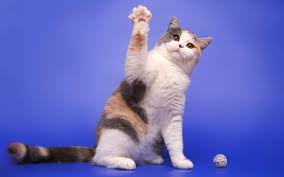
#> input picture background/image/00.jpg, 284 x 177 px; its folder holds only this picture in this run
$ python main4.py
#> lines starting #> are read from the running program, lines starting #| are printed output that depends on the picture; after the words box and inside, x2 and y2 are one past the last pixel; in counts of white or black regions, pixels touching at a corner belong together
import os
import cv2
import numpy as np
import cv2
from matplotlib import pyplot as plt

from PIL import Image


def open_picture(image, mode):
    """We open picture"""
#> called with image = 'image/00.jpg', mode = 1
    if mode == 1:
        img = cv2.imread(image)
#> img is the input picture: shape (177, 284, 3); mean B, G, R 191.9, 108.5, 105.1
    if mode == 0:
        img = cv2.imread(image, 0)
    return img


def show_picture(name, image, mode, destroy):
    """Show picture"""

    cv2.imshow(name, image)
    cv2.waitKey(mode)
    if mode == 1:
        time.sleep(1)
        cv2.destroyAllWindows()
    if destroy == "y":
        cv2.destroyAllWindows()

def blanck_picture(img):
    """ Create a black picture"""
    blank_image = np.zeros((img.shape[0],img.shape[1],3), np.uint8)
    blank_image[0:, 0:] = 0, 0, 0
    return blank_image


# [55 lines left out: functions meanning, make_mean, not called in this run]


def to_up(number):

    #the rest of division
    many = number % 50

    if many < 50:
        number = number - many
    else:
        to_ten = 50 - many
        number = number + to_ten


    return number


def put_color(blanck):


    color_dico = {}

    blanck = cv2.cvtColor(blanck, cv2.COLOR_BGR2GRAY)
    for x in range(0, blanck.shape[0]):
        for y in range(0, blanck.shape[1]):
            color_dico[blanck[x, y]] = 0

    print(color_dico)


    blanck2 = blanck_picture(blanck);
    for x in range(0, blanck.shape[0]):
        for y in range(0, blanck.shape[1]):

            if blanck[x,y] >= 200:
                blanck2[x,y] = 255, 255, 255

            elif blanck[x,y] < 200 and blanck[x,y] >= 150:
                blanck2[x,y] = 255, 0, 0

            elif blanck[x,y] > 150 and blanck[x,y] >= 100:
                blanck2[x,y] = 0, 0, 255


            elif blanck[x,y] < 100 and blanck[x,y] >= 50:
                blanck2[x,y] = 0, 255, 0

            elif blanck[x,y] >= 0 and blanck[x,y] < 50:
                blanck2[x,y] = 0, 0, 0


    return blanck2


def color_value(img):


    img = cv2.cvtColor(img, cv2.COLOR_BGR2RGB)
    gray = cv2.cvtColor(img, cv2.COLOR_BGR2GRAY)
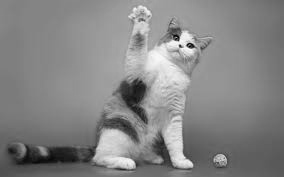
#> gray: shape (177, 284); min 2, max 249, mean 133

    liste_image = []

    copy = img.copy();blanck = blanck_picture(img);
#> after `blanck = blanck_picture(img)`: blanck: shape (177, 284, 3); every value is 0
    for x in range(0, gray.shape[0]):
        for y in range(0, gray.shape[1]):


            number = to_up(gray[x,y])
            #print(number)

            blanck[x,y] = number

            copy[x,y] = 255, 100, 100
#> this loop made 177 passes
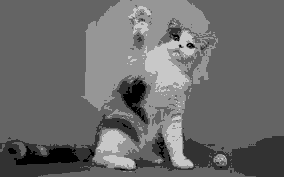
#> blanck: shape (177, 284, 3); min 0, max 200, mean 106.9
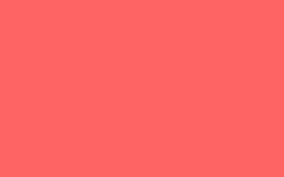
#> copy: shape (177, 284, 3); mean R, G, B 255, 100, 100
#| {100: 0, 150: 0, 200: 0, 50: 0, 0: 0}

    return blanck


# [32 lines left out: function mask, not called in this run]


def main_color_background(img):
    """
        Here we recup the main color
        by the recurrent pixel
    """

    dico = {}; max_value = 0; color = []

    #Convert picture to array
    im = Image.fromarray(img)
    #data from array recup value pixels
    for value in im.getdata():
        if value in dico.keys():
            dico[value] += 1
        else:
            dico[value] = 1

    #recup main pixel presence
        #except for green pixels (use for our contours)
    for key, value in dico.items():
        if value > max_value and key != (0, 255, 0):
            max_value = value; color = key;

    return color


def make_area(img):


    t = 0
    val = ()
    counter = 0
    activate = False

    copy = img.copy()
    size = 1


    for x in range(0, img.shape[1], size):
        for y in range(0, img.shape[0], size):

            try:
                crop = img[y-size:y+size, x-size:x+size]


                color = main_color_background(crop)
                #print(color)


                copy[y-size:y+size, x-size:x+size] = color

                #show_picture("crop", crop, 0, "")
                #show_picture("copy", copy, 1, "")
            except:
                pass
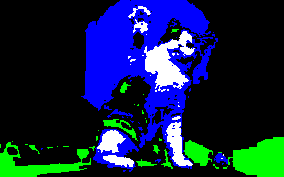
#> copy: shape (177, 284, 3); mean of channels 0, 1, 2 64.7, 33.5, 14.2; drawn as B, G, R

    return copy


def contours():
    pass

def bounding():
    pass


MM = cv2.ADAPTIVE_THRESH_MEAN_C
MG = cv2.ADAPTIVE_THRESH_GAUSSIAN_C
T = cv2.THRESH_BINARY

R = cv2.RETR_TREE
P = cv2.CHAIN_APPROX_NONE


if __name__ == "__main__":


    #faire plusieurs truck
    #1truk cuillere
    #ce truk


    path_folder_image = "image/"
    path_image = "image/{}"
    liste_image = os.listdir(path_folder_image)


    for i in range(len(liste_image)):

        img0 = open_picture(path_image.format(liste_image[i]), 1)
        show_picture("img0", img0, 0, "")

        img = color_value(img0)
        show_picture("img1", img, 0, "")

        img2 = put_color(img)
        show_picture("img2", img2, 0, "")


        img3 = make_area(img2)
        show_picture("img3", img3, 0, "")


        gray = cv2.cvtColor(img, cv2.COLOR_BGR2GRAY)
        th3 = cv2.adaptiveThreshold(gray, 255, MG, T,11,5)
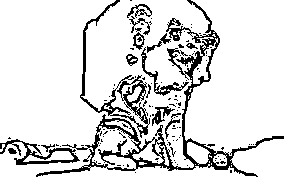
#> th3: shape (177, 284); 86.3% white; black in thin lines or dots
        contours, _ = cv2.findContours(th3, R, P)

        blanck2_test = blanck_picture(img);


        maxi = 0
        for cnt in contours:
            if cv2.contourArea(cnt) > maxi:
                maxi = cv2.contourArea(cnt)
#> this loop made 293 passes
#> cnt on passes 1 to 3: [[231, 165], [231, 166]], [[195, 164]], [[211, 163], [211, 164]]


        for cnts in contours:
            if cv2.contourArea(cnts) != maxi and cv2.contourArea(cnts) < 300:
                print(cv2.contourArea(cnts))
                #cv2.drawContours(blanck2_test,[cnts],-1,(255,255,255), 1)
                cv2.fillPoly(blanck2_test, pts =[cnts], color=(255, 255, 255))


                show_picture("blanck2_test", blanck2_test, 0, "")
#> this loop made 293 passes
#| 0.0
#| 0.0
#| 0.0
#| 9.0
#| 0.0
#| 1.0
#| 119.0
#| 8.5
#> (further printed lines are left out)
#> pass 1, in show_picture (call 5), `cv2.imshow(name, image)`:
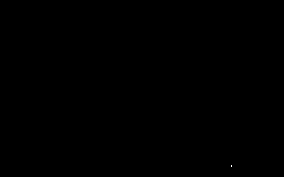
#> window 'blanck2_test': shape (177, 284, 3); 0% white in thin lines or dots, all inside (x1, y1, x2, y2) = (231, 165, 232, 167)
#> after the loop:
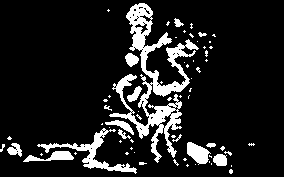
#> blanck2_test: shape (177, 284, 3); 12.3% white; 67 white regions (51 under 20 px), largest, box (x1, y1, x2, y2) and area: (109, 3, 199, 163) 3505, (37, 128, 137, 174) 828, (187, 142, 211, 165) 333

$ run again, on background/image/kjhgkgh.jpg
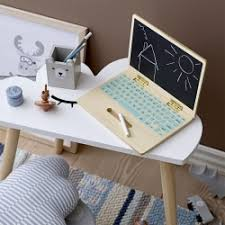
#> input picture background/image/kjhgkgh.jpg, 225 x 225 px
#> in open_picture, img is the input picture: shape (225, 225, 3); mean B, G, R 133.9, 135.8, 141.7
#> the loop in color_value, `for x in range(0, gray.shape[0]):` made 225 passes
#| {100: 0, 50: 0, 200: 0, 150: 0, 0: 0, 250: 0}
#> `th3 = cv2.adaptiveThreshold(gray, 255, MG, T,11,5)`:
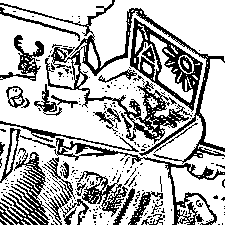
#> th3: shape (225, 225); 71.2% white; black in thin lines or dots
#> the loop `for cnt in contours:` made 703 passes
#> cnt on passes 1 to 3: [[209, 224]], [[193, 223]], [[130, 223], [129, 224]]
#> the loop `for cnts in contours:` made 703 passes
#> (printed output is left out)
#> after the loop `for cnts in contours:`:
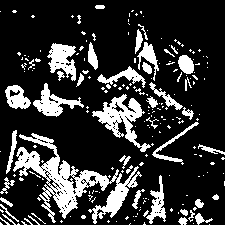
#> blanck2_test: shape (225, 225, 3); 20.6% white; 209 white regions (165 under 20 px), largest, box (x1, y1, x2, y2) and area: (13, 133, 142, 224) 3293, (92, 94, 151, 152) 1148, (47, 43, 76, 81) 638
